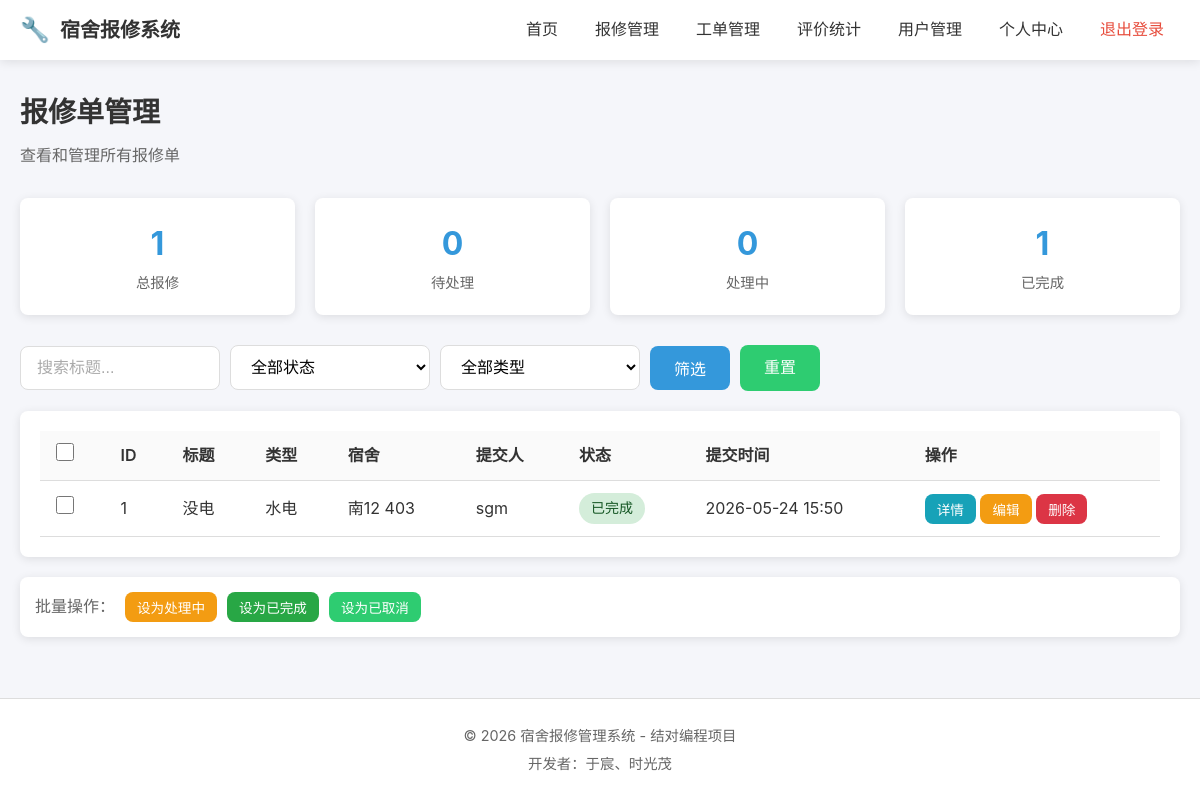
/repairs/manage/ (signed in), run on the app's committed database.
### repairs/models.py (models this page shows, shortened)
class RepairRequest(models.Model):
    TYPE_CHOICES = [
        ('electric', '水电'),
        ('door', '门窗'),
        ('furniture', '家具'),
        ('network', '网络'),
        ('other', '其他'),
    ]
    STATUS_CHOICES = [
        ('pending', '待处理'),
        ('processing', '处理中'),
        ('completed', '已完成'),
        ('cancelled', '已取消'),
    ]
    student = models.ForeignKey(
        settings.AUTH_USER_MODEL,
        on_delete=models.CASCADE,
        related_name='repair_requests',
        verbose_name='报修学生'
    )
    title = models.CharField('报修标题', max_length=100)
    description = models.TextField('问题描述')
    repair_type = models.CharField('报修类型', max_length=50, choices=TYPE_CHOICES, default='other')
    dorm_building = models.CharField('宿舍楼', max_length=50)
    dorm_room = models.CharField('房间号', max_length=20)
    contact_phone = models.CharField('联系电话', max_length=20)
    status = models.CharField('状态', max_length=20, choices=STATUS_CHOICES, default='pending')
    created_at = models.DateTimeField('创建时间', auto_now_add=True)
    updated_at = models.DateTimeField('更新时间', auto_now=True)
    class Meta:
        db_table = 'repair_requests'
        verbose_name = '报修单'
        verbose_name_plural = '报修单'
        ordering = ['-created_at']
        indexes = [
            models.Index(fields=['status']),
            models.Index(fields=['created_at']),
        ]

### users/models.py (models this page shows, shortened)
class User(AbstractUser):
    ROLE_CHOICES = [
        ('student', '学生'),
        ('worker', '维修工'),
        ('admin', '管理员'),
    ]
    role = models.CharField('角色', max_length=20, choices=ROLE_CHOICES, default='student')
    phone = models.CharField('联系电话', max_length=20, blank=True, default='')
    dorm_building = models.CharField('宿舍楼', max_length=50, blank=True, default='')
    dorm_room = models.CharField('宿舍房间号', max_length=20, blank=True, default='')
    specialty = models.CharField('维修专长', max_length=50, blank=True, default='')
    class Meta:
        db_table = 'users'
        verbose_name = '用户'
        verbose_name_plural = '用户'
    def is_admin(self):
        return self.role == 'admin'

### repairs/views.py (the view)
# urls.py: path('manage/', views.repair_manage, name='repair_manage'),
@login_required
def repair_manage(request):
    if not request.user.is_admin():
        messages.error(request, '仅管理员可访问')
        return redirect('index')
    status = request.GET.get('status', '')
    repair_type = request.GET.get('repair_type', '')
    keyword = request.GET.get('keyword', '').strip()
    repairs = RepairRequest.objects.all()
    if status:
        repairs = repairs.filter(status=status)
    if repair_type:
        repairs = repairs.filter(repair_type=repair_type)
    if keyword:
        repairs = repairs.filter(title__icontains=keyword)
    repairs = repairs.order_by('-created_at')
    paginator = Paginator(repairs, 10)
    page = request.GET.get('page', 1)
    page_obj = paginator.get_page(page)
    filter_params = ''
    if status:
        filter_params += f'&status={status}'
    if repair_type:
        filter_params += f'&repair_type={repair_type}'
    if keyword:
        filter_params += f'&keyword={keyword}'
    context = {
        'page_obj': page_obj,
        'current_status': status,
        'current_type': repair_type,
        'keyword': keyword,
        'filter_params': filter_params,
        'total': RepairRequest.objects.count(),
        'pending': RepairRequest.objects.filter(status='pending').count(),
        'processing': RepairRequest.objects.filter(status='processing').count(),
        'completed': RepairRequest.objects.filter(status='completed').count(),
    }
    return render(request, 'repairs/repair_manage.html', context)

### templates/repairs/repair_manage.html (shortened to what this page needs)
{% extends 'base.html' %}
{% block content %}
<div class="page-header">
    <h2>报修单管理</h2>
    <p class="text-muted">查看和管理所有报修单</p>
</div>
<div class="stats-row">
    <div class="stat-item">
        <span class="stat-num">{{ total }}</span>
        <span class="stat-text">总报修</span>
    </div>
    <div class="stat-item">
        <span class="stat-num">{{ pending }}</span>
        <span class="stat-text">待处理</span>
    </div>
    <div class="stat-item">
        <span class="stat-num">{{ processing }}</span>
        <span class="stat-text">处理中</span>
    </div>
    <div class="stat-item">
        <span class="stat-num">{{ completed }}</span>
        <span class="stat-text">已完成</span>
    </div>
</div>
<div class="filter-bar">
    <form method="get" class="filter-form">
        <input type="text" name="keyword" class="form-input filter-input" value="{{ keyword }}" placeholder="搜索标题...">
        <select name="status" class="form-select filter-select">
            <option value="">全部状态</option>
        </select>
        <select name="repair_type" class="form-select filter-select">
            <option value="">全部类型</option>
        </select>
        <button type="submit" class="btn btn-primary">筛选</button>
        <a href="{% url 'repairs:repair_manage' %}" class="btn btn-secondary">重置</a>
    </form>
</div>
<div class="card">
    <div class="card-body">
        <table class="table">
            <thead>
                <tr>
                    <th><input type="checkbox" id="selectAll"></th>
                    <th>ID</th>
                    <th>标题</th>
                    <th>类型</th>
                    <th>宿舍</th>
                    <th>提交人</th>
                    <th>状态</th>
                    <th>提交时间</th>
                    <th>操作</th>
                </tr>
            </thead>
            <tbody>
                {% for item in page_obj %}
                <tr>
                    <td><input type="checkbox" class="repair-checkbox" value="{{ item.id }}"></td>
                    <td>{{ item.id }}</td>
                    <td>{{ item.title }}</td>
                    <td>{{ item.get_repair_type_display }}</td>
                    <td>{{ item.dorm_building }} {{ item.dorm_room }}</td>
                    <td>{{ item.student.username }}</td>
                    <td><span class="badge badge-{{ item.status }}">{{ item.get_status_display }}</span></td>
                    <td>{{ item.created_at|date:"Y-m-d H:i" }}</td>
                    <td>
                        <button class="btn btn-sm btn-info" onclick="viewDetail('{{ item.id }}')">详情</button>
                        <button class="btn btn-sm btn-warning" onclick="editRepair('{{ item.id }}')">编辑</button>
                        <button class="btn btn-sm btn-danger" onclick="deleteRepair('{{ item.id }}')">删除</button>
                    </td>
                </tr>
                {% empty %}
                <tr>
                    <td colspan="9" class="text-center">暂无报修记录</td>
                </tr>
                {% endfor %}
            </tbody>
        </table>
    </div>
</div>
<div class="batch-actions">
    <span>批量操作：</span>
    <button class="btn btn-sm btn-warning" onclick="batchUpdateStatus('processing')">设为处理中</button>
    <button class="btn btn-sm btn-success" onclick="batchUpdateStatus('completed')">设为已完成</button>
    <button class="btn btn-sm btn-secondary" onclick="batchUpdateStatus('cancelled')">设为已取消</button>
</div>
{% endblock %}

### static/css/style.css (style rules this page uses)
* { margin: 0; padding: 0; box-sizing: border-box; }
:root { --primary-color: #3498db; --primary-dark: #2980b9; --secondary-color: #2ecc71; --danger-color: #e74c3c; --warning-color: #f39c12; --text-color: #333; --text-light: #666; --bg-color: #f5f6fa; --white: #fff; --border-color: #ddd; --shadow: 0 2px 10px rgba(0, 0, 0, 0.1); --radius: 8px; }
body { font-family: -apple-system, BlinkMacSystemFont, 'Segoe UI', Roboto, 'Helvetica Neue', Arial, sans-serif; background-color: var(--bg-color); color: var(--text-color); line-height: 1.6; min-height: 100vh; display: flex; flex-direction: column; }
a { text-decoration: none; color: var(--primary-color); transition: color 0.3s; }
.btn { display: inline-block; padding: 10px 24px; border: none; border-radius: var(--radius); font-size: 1rem; font-weight: 500; cursor: pointer; transition: all 0.3s; text-align: center; }
.btn-primary { background: var(--primary-color); color: var(--white); }
.btn-secondary { background: var(--secondary-color); color: var(--white); }
.btn-danger { background: var(--danger-color); color: var(--white); }
.form-input { width: 100%; padding: 12px 16px; border: 1px solid var(--border-color); border-radius: var(--radius); font-size: 1rem; transition: border-color 0.3s, box-shadow 0.3s; }
.form-input::placeholder { color: #aaa; }
.form-select { width: 100%; padding: 12px 16px; border: 1px solid var(--border-color); border-radius: var(--radius); font-size: 1rem; background: var(--white); cursor: pointer; transition: border-color 0.3s; }
.card { background: var(--white); border-radius: var(--radius); box-shadow: var(--shadow); overflow: hidden; }
.card-body { padding: 20px; }
.table { width: 100%; border-collapse: collapse; }
.table th, .table td { padding: 12px 16px; text-align: left; border-bottom: 1px solid var(--border-color); }
.table th { background: #fafafa; font-weight: 600; color: var(--text-color); }
.badge { display: inline-block; padding: 4px 12px; border-radius: 20px; font-size: 0.875rem; font-weight: 500; }
.badge-completed { background: #d4edda; color: #155724; }
.text-muted { color: var(--text-light); }
.page-header { margin-bottom: 30px; }
.page-header h2 { font-size: 1.75rem; color: var(--text-color); margin-bottom: 8px; }
.stats-row { display: flex; gap: 20px; margin-bottom: 30px; }
.stat-item { background: var(--white); padding: 20px 30px; border-radius: var(--radius); box-shadow: var(--shadow); text-align: center; flex: 1; }
.stat-num { display: block; font-size: 2rem; font-weight: bold; color: var(--primary-color); }
.stat-text { color: var(--text-light); font-size: 0.9rem; }
.filter-bar { margin-bottom: 20px; }
.filter-form { display: flex; gap: 10px; align-items: center; }
.filter-select { width: 200px; }
.btn-sm { padding: 5px 12px; font-size: 0.85rem; }
.btn-info { background: #17a2b8; color: var(--white); }
.btn-warning { background: var(--warning-color); color: var(--white); }
.btn-success { background: #28a745; color: var(--white); }
.btn-danger { background: #dc3545; color: var(--white); }
.batch-actions { margin: 20px 0; padding: 15px; background: var(--white); border-radius: var(--radius); box-shadow: var(--shadow); display: flex; align-items: center; gap: 10px; }
.batch-actions span { font-weight: 500; color: var(--text-light); }
.filter-input { width: 200px; }
.table input[type="checkbox"] { width: 18px; height: 18px; cursor: pointer; }

### data on the page
RepairRequest: id "1", title "没电", repair_type "水电", dorm_building "南12", dorm_room "403", student.username "sgm", status "已完成", created_at "2026-05-24 15:50"

### other printed values
{{ total }} "1"
{{ pending }} "0"
{{ processing }} "0"
{{ completed }} "1"
